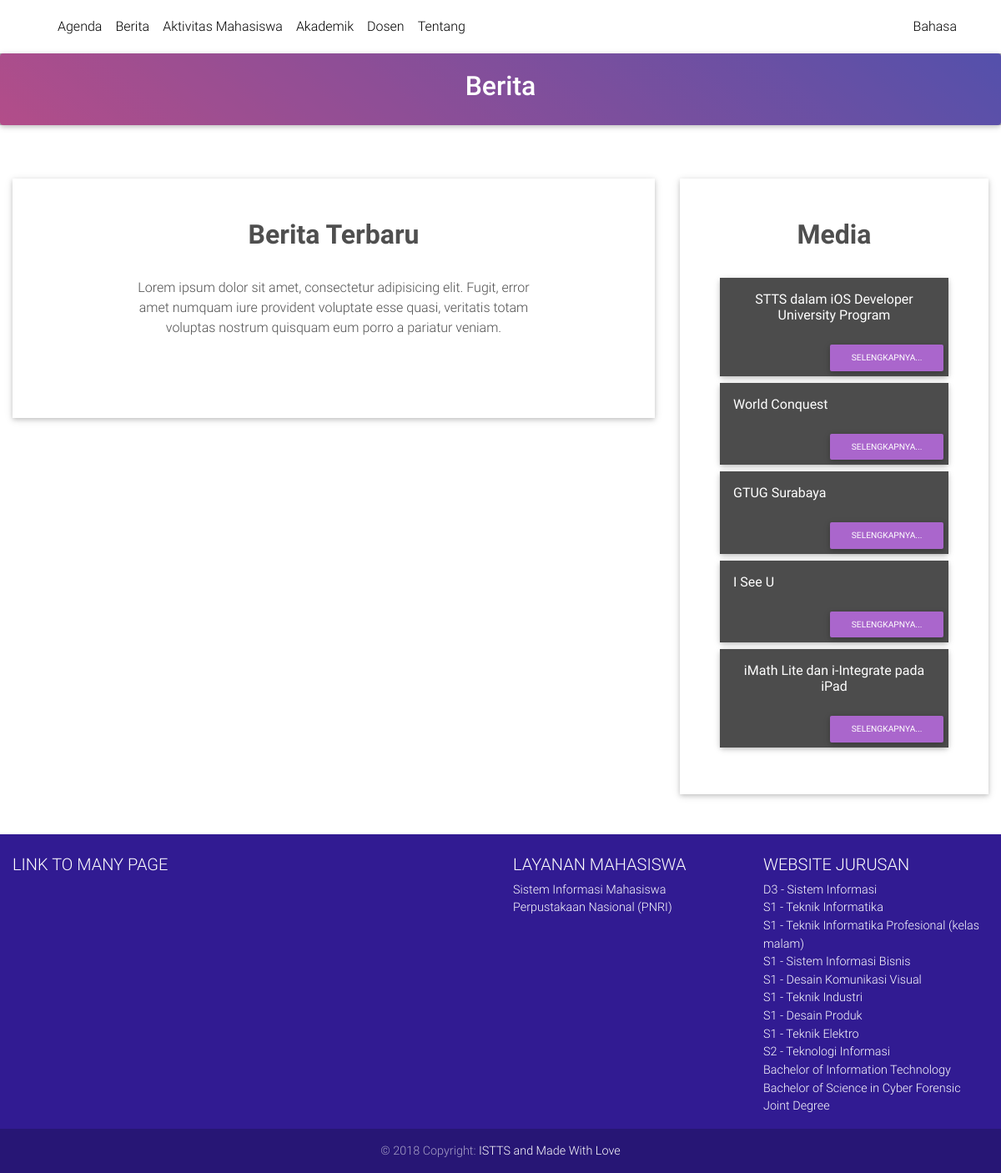
Page /berita.php on the committed database.
### tables this page shows
CREATE TABLE IF NOT EXISTS `media_bahasa` (
  `media_bahasa_id` int(11) NOT NULL AUTO_INCREMENT,
  `media_id` int(11) DEFAULT NULL,
  `bahasa_id` tinyint(4) DEFAULT NULL,
  `media_judul` varchar(150) DEFAULT NULL,
  `media_deskripsi` text,
  PRIMARY KEY (`media_bahasa_id`),
  KEY `media_id` (`media_id`),
  KEY `bahasa_id` (`bahasa_id`)
);

### berita.php (the view, shortened to what this page needs)
<?php
    require_once("helpers/koneksi.php");
    include "tpl/header.php";
    if(isset($_SESSION['bahasa'])){
      include "tpl/navbarID.php";
      $bahasa=2;
    }else{
      include "tpl/white-navbar.php";
    }
    $queryMedia = "SELECT * FROM media m JOIN media_bahasa mb ON mb.media_id = m.media_id LIMIT 5";
    $resMedia = mysqli_query($conn, $queryMedia);
    $media = [];
    while($row = mysqli_fetch_assoc($resMedia)){
        $media[] = $row;
    }
?>
<div class="card card-intro purple-gradient">
    <div class="card-body white-text rgba-black-light text-center">
        <div class="row d-flex justify-content-center">
            <div class="col-md-6">
                <p class="h2 mb-2">
                    <?php
                      if(isset($_SESSION['bahasa'])){
                        echo "News";
                      }else{
                        echo "Berita";
                      }
                    ?>
                </p>
            </div>
        </div>
    </div>
</div>
<div class="container-fluid mt-5">
  <div class="row mx-5">
  </div>
  <div class="row">
    <div class="col-md-8">
      <section class="dark-grey-text z-depth-1 py-5 px-5 mb-5">
        <h2 class="text-center font-weight-bold mb-4 pb-2">Berita Terbaru</h2>
        <p class="text-center mx-auto w-responsive mb-5">Lorem ipsum dolor sit amet, consectetur adipisicing elit.
          Fugit, error amet numquam iure provident voluptate esse quasi, veritatis totam voluptas nostrum quisquam eum
          porro a pariatur veniam.</p>
      </section>
    </div>
    <div class="col-md-4">
    <section class="dark-grey-text z-depth-1 py-5 px-5 mb-5">
      <h2 class="text-center font-weight-bold mb-4 pb-2">Media</h2>
      <?php foreach($media as $row) { ?>
        <div class="card card-image mb-2"
          style="background-image: url(https://mdbootstrap.com/img/Photos/Horizontal/Work/4-col/img%20%2814%29.jpg);">
          <div class="text-white text-center d-flex align-items-center rgba-black-strong px-3 py-2">
            <h6 class="card-title pt-2"><strong><?= $row['media_judul'] ?></strong></h6>
          </div>
          <div class="rgba-black-strong d-flex justify-content-end">
            <a class="btn btn-secondary btn-sm btn-selengkapnya" id="<?= $row['media_id']; ?>">Selengkapnya...</a>
          </div>
        </div>
      <?php } ?>
    </section>
    </div>
  </div>
</div>
<?php include "tpl/footer.php"; ?>
</body>
</html>

### assets/css/style2.css (style rules this page uses)
html, body, header, .view { height: 100% !important; }

### rows in the picture
media_bahasa: media_judul "STTS dalam iOS Developer University Program"
media_bahasa: media_judul "World Conquest"
media_bahasa: media_judul "GTUG Surabaya"
media_bahasa: media_judul "I See U"
media_bahasa: media_judul "iMath Lite dan i-Integrate pada iPad"
